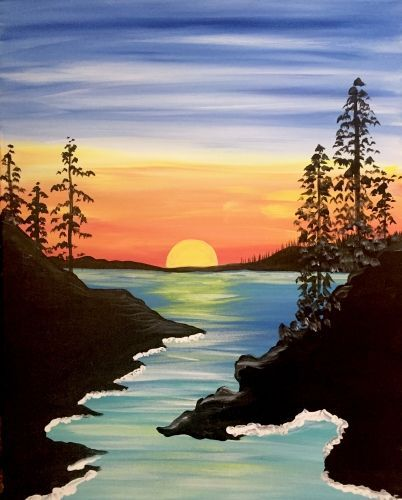
#> input picture Arnav Gupta/CV/input.jpg, 402 x 500 px, given in place of CV, which was not available
$ python CV_ASSIGNMENT.py
#> lines starting #> are read from the running program, lines starting #| are printed output that depends on the picture; pictures that were not available may be replaced by others from this repository, and a replacement may not be noted
from PIL import Image as ijk
import cv2

i = input("enter file name in this folder")
#> the answer given: ../../Arnav Gupta/CV

image = cv2.imread(i,0)
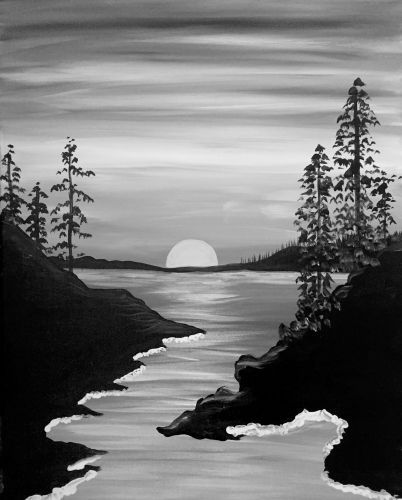
#> image: shape (500, 402); min 0, max 250, mean 115.2

blurred = cv2.GaussianBlur(src=image, ksize=(3, 5), sigmaX=0.5)
edges = cv2.Canny(blurred, 70, 135)
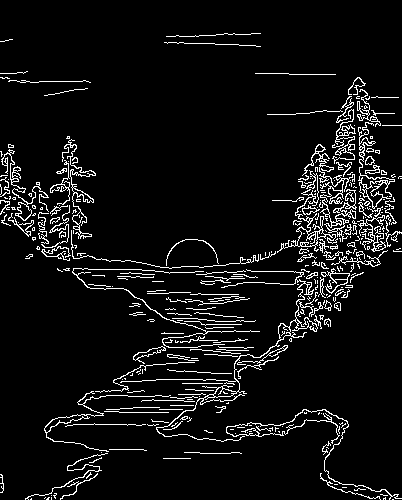
#> edges: shape (500, 402); 6.7% white in thin lines or dots
DOTS = [
    (0, 0), (0, 1), (0, 2), (1, 0),
    (1, 1), (1, 2), (0, 3), (1, 3)
]

def image_to_braille(image_path, threshold=1):
#> called with threshold = 1
    img = image_path.convert("L")
    new_width = 200
    new_height = 200
    img = img.resize((200, 200))
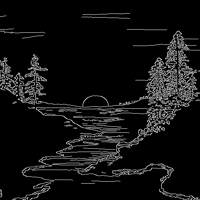
#> img: PIL image 200x200 L; min 0, max 213, mean 17.8

    pixels = img.load()
    print(type(pixels))
#| <class 'PixelAccess'>
    braille_art = ""
    for y in range(0, new_height, 4):
        for x in range(0, new_width, 2):
            braille_char = 0x2800
            for i, (dx, dy) in enumerate(DOTS):
                px = x + dx
                py = y + dy
                if px < new_width and py < new_height:
                    if pixels[px, py] < threshold:
                        braille_char |= (1 << i)
            braille_art += chr(braille_char)
        braille_art += '\n'
    return braille_art


h = ijk.fromarray(edges)

f = open("result.txt","w")
f.write(image_to_braille(h))
f.close()
